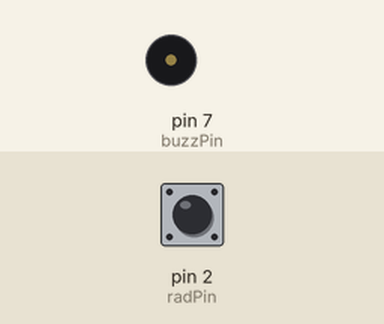
Simulated run of this sketch. Board: Arduino Uno, built with avr-gcc and run on an emulated ATmega328P. Shown: buzzer (waves = sounding, pin HIGH). The test bench sets the inputs (shaded band); at power-on: pin 2 (radPin) HIGH. What the sketch prints to the serial monitor is not drawn.

Above: at 0.5 s.
Timing chart, 0 to 2.0 s (numbered marks = the images above):
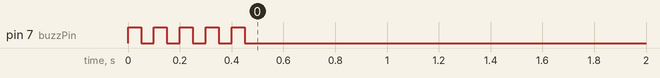

The sketch:

Payload_geiger_tubes.ino
```cpp
/*
 *
 */


#include <SPI.h> // Serial libary to send data to main computer


#define LOG_PERIOD 150   // Logging period in miliseconds

int radPin = 2;
int buzzPin = 7;
volatile unsigned long counts = 0;
volatile int blip = 0;
unsigned long previousMillis = 0;
unsigned long cmp = 0;

void tubeImpulse() {
  counts++;
  blip=1;
}

void setup() {
  Serial.begin(115200);
  pinMode(buzzPin, OUTPUT);
  pinMode(radPin, INPUT_PULLUP);
  interrupts();
  attachInterrupt(digitalPinToInterrupt(radPin), tubeImpulse, FALLING);

  // Beep a few times
  for (int i = 0; i < 5; i++) {
    digitalWrite(buzzPin, HIGH);
    delay(50);
    digitalWrite(buzzPin, LOW);
    delay(50);
  }

}

void loop() {
  unsigned long currentMillis = millis();
  if(blip==1){
    blip=0;
    //digitalWrite(buzzPin, HIGH);
    delay(2);
    //digitalWrite(buzzPin, LOW);
  }
  if (currentMillis - previousMillis > LOG_PERIOD) {
    previousMillis = currentMillis;
    //Serial.write(counts);
    Serial.println(counts);
    counts = 0;
  }

}
```
